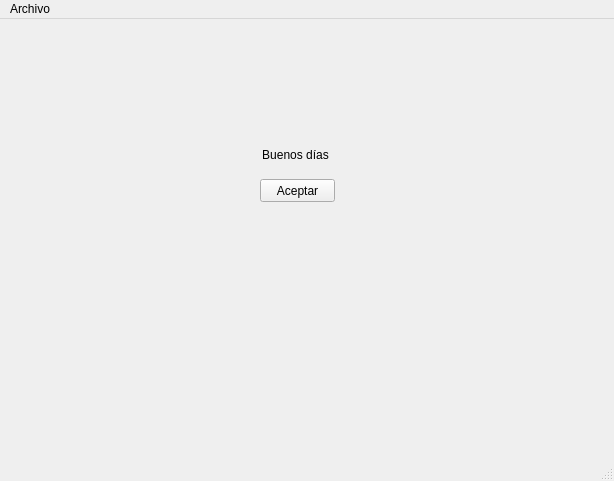
<?xml version="1.0" encoding="UTF-8"?>
<ui version="4.0">
 <class>venPrincipal</class>
 <widget class="QMainWindow" name="venPrincipal">
  <property name="geometry">
   <rect>
    <x>0</x>
    <y>0</y>
    <width>614</width>
    <height>481</height>
   </rect>
  </property>
  <property name="windowTitle">
   <string>Proyecto1</string>
  </property>
  <widget class="QWidget" name="centralwidget">
   <widget class="QLabel" name="lbSaludo">
    <property name="geometry">
     <rect>
      <x>260</x>
      <y>120</y>
      <width>71</width>
      <height>31</height>
     </rect>
    </property>
    <property name="text">
     <string>Buenos días</string>
    </property>
    <property name="alignment">
     <set>Qt::AlignCenter</set>
    </property>
   </widget>
   <widget class="QPushButton" name="btnAceptar">
    <property name="geometry">
     <rect>
      <x>260</x>
      <y>160</y>
      <width>75</width>
      <height>23</height>
     </rect>
    </property>
    <property name="text">
     <string>Aceptar</string>
    </property>
   </widget>
  </widget>
  <widget class="QMenuBar" name="menubar">
   <property name="geometry">
    <rect>
     <x>0</x>
     <y>0</y>
     <width>614</width>
     <height>21</height>
    </rect>
   </property>
   <widget class="QMenu" name="menuArchivo">
    <property name="title">
     <string>Archivo</string>
    </property>
   </widget>
   <addaction name="menuArchivo"/>
  </widget>
  <widget class="QStatusBar" name="statusbar"/>
 </widget>
 <resources/>
 <connections/>
</ui>
